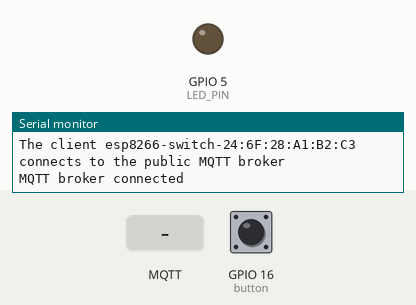
The sketch below on a simulated ESP8266 (NodeMCU). Shown: output pins drawn as LEDs (lit = HIGH), the last lines printed to the serial monitor. The inputs (shaded band) are chosen by the test bench; at power-on: GPIO 16 (button) LOW. WiFi joins after 1.5 s; servers stay silent unless stated; no MQTT or app messages arrive unless stated.

Above: at 3.7 s.
3.8 s: MQTT message "ON" arrives on the first subscribed topic
At 5.6 s:
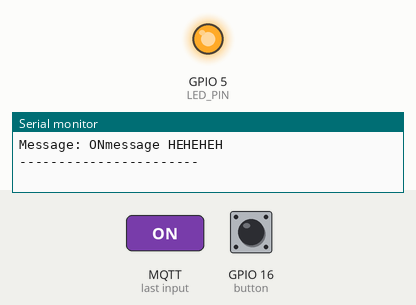
6.0 s: GPIO 16 (button) pulled HIGH for 0.6 s
At 7.1 s:
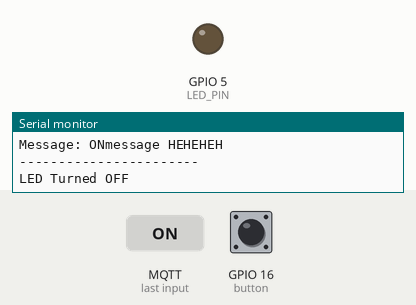
8.1 s: GPIO 16 (button) pulled HIGH for 1 s
At 10.0 s:
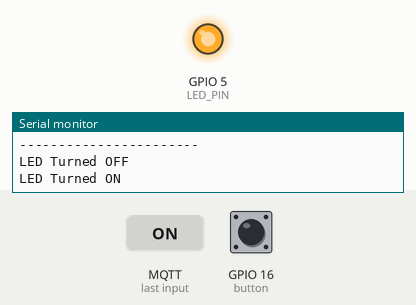
10.6 s: GPIO 16 (button) pulled HIGH for 3.2 s
At 11.7 s:
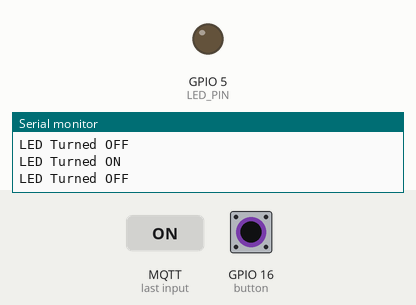
17.3 s: MQTT message "on" arrives on the first subscribed topic
At 18.6 s:
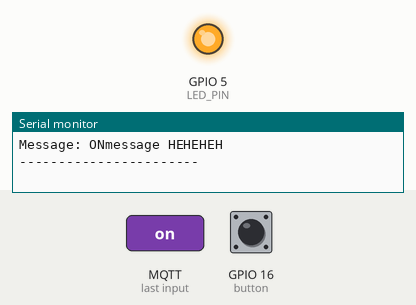
Timing chart, 0 to 20.3 s (numbered marks = the images above; inputs shaded):
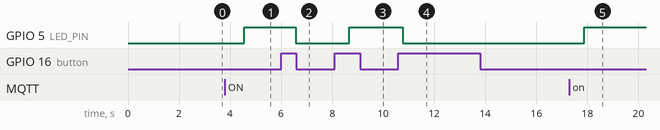

The sketch:

internetLEDcode.ino
```cpp
#include <ESP8266WiFi.h>
#include <PubSubClient.h>
#include <EEPROM.h>
#include <ArduinoJson.h>
// GPIO 5 D1
#define LED_PIN          5
int button = 16;  // push button is connected
int buttonState = LOW;  // current state of the button
int lastButtonState = LOW;  // previous state of the button

// WiFi
const char *ssid = "onap_wifi"; // Enter your WiFi name
const char *password = "87654321";  // Enter WiFi password

// MQTT Broker
String device_id = "esp8266-q2svd53zb9p4";
const char *mqtt_broker = "192.168.12.225";
const char *topic = "device/edge/upstream/wifi";
const char *s_topic = "cloud/device/downstream/wifi/";
const char *sub_topic = "cloud/device/downstream/wifi/esp8266-q2svd53zb9p4";

const char *mqtt_username = "flotta";
const char *mqtt_password = "flotta";
const int mqtt_port = 1883;

const int EEPROM_ADDRESS = 2;  // Address in the EEPROM to store the LED state
// MQTT: topic
const PROGMEM char* WILL_TOPIC = "device/edge/status/availability";
int WILL_QoS= 0;
bool WILL_Retain= true;
const PROGMEM char* WILL_Message= "offline";
String client_id = "esp8266-switch-";

bool ledState = false;

WiFiClient espClient;
PubSubClient client(espClient);

void setup() {
    // Set software serial baud to 115200;
    Serial.begin(115200);
    delay(1000); // Delay for stability

    // Connecting to a WiFi network
    WiFi.begin(ssid, password);
    while (WiFi.status() != WL_CONNECTED) {
        delay(500);
        Serial.println("Connecting to WiFi...");
    }
    Serial.println("Connected to the WiFi network");

    // Setting LED pin as output
    pinMode(LED_PIN, OUTPUT);
    // digitalWrite(LED_PIN, LOW);  // Turn off the LED initially
    pinMode(button, INPUT);

    // Connecting to an MQTT broker
    client.setServer(mqtt_broker, mqtt_port);
    client.setCallback(callback);
    while (!client.connected()) {

        client_id += String(WiFi.macAddress());
        Serial.printf("The client %s connects to the public MQTT broker\n", client_id.c_str());
        if (client.connect(client_id.c_str(), mqtt_username, mqtt_password, WILL_TOPIC, WILL_QoS,WILL_Retain, WILL_Message)) {
            Serial.println("MQTT broker connected");
        } else {
            Serial.print("Failed with state ");
            Serial.print(client.state());
            delay(2000);
        }
    }

    publishData();
}

void callback(char *topic, byte *payload, unsigned int length) {
    Serial.print("Message arrived in topic: ");
    Serial.println(topic);
    Serial.print("Message: ");
    String message;
    for (int i = 0; i < length; i++) {
        message += (char) payload[i];  // Convert *byte to string
    }
    message.toUpperCase();
    Serial.print(message);
    if (message == "ON" ) {
      Serial.print("message HEHEHEH");
      pinMode(LED_PIN, OUTPUT);
      digitalWrite(LED_PIN, HIGH);  // Turn on the LED
      ledState = true;
      publishData();
    }
    if (message == "OFF") {
      pinMode(LED_PIN, OUTPUT);
      digitalWrite(LED_PIN, LOW); // Turn off the LED
      ledState = false;
      publishData();
    }


    publishData();
    Serial.println();
    Serial.println("-----------------------");
}

void loop() {
    buttonEvents();
    client.loop();
    delay(1000); // Delay for a short period in each loop iteration
}

void publishData(){

   String publishState = "";
   if (ledState) {
    publishState= "ON";
   }
   if (!ledState) {
    publishState = "OFF";
   }


    String jsonString = "{\"name\":\"NodeMCU\",\"manufacturer\":\"DCN\",\"model\":\"ESP32\",\"id\":\""+device_id+"\",\"properties\":[{\"id\":\"q2s2e35xx32\",\"mode\":\"ReadWrite\",\"name\":\"LED Switch\",\"state\":\"" + publishState +"\"}]}";

//  char data[200];
//  root.printTo(data, root.measureLength() + 1);
  client.publish(topic, jsonString.c_str(), true);


  client.subscribe(sub_topic);
  yield();
}


void buttonEvents() {
  buttonState = digitalRead(button);  // read the current state of the button

  // Check if button state has changed
  if (buttonState != lastButtonState) {
    if (buttonState == HIGH) {
      digitalWrite(LED_PIN, !digitalRead(LED_PIN));  // Toggle LED state
      if (digitalRead(LED_PIN) == HIGH) {
        Serial.println("LED Turned ON");
        ledState=true;
      } else {
        Serial.println("LED Turned OFF");
        ledState=false;
      }
    }
    publishData();
    delay(50);  // Debounce delay to avoid multiple readings due to button bounce
  }

  lastButtonState = buttonState;  // save the current button state for comparison
}
```

Measured:
- after the input at 3.8 s, GPIO 5 (LED_PIN): LOW → HIGH after 0.76 s
- after the input at 6.0 s, GPIO 5 (LED_PIN): HIGH → LOW after 0.57 s
- after the input at 8.1 s, GPIO 5 (LED_PIN): LOW → HIGH after 0.57 s
- after the input at 10.6 s, GPIO 5 (LED_PIN): HIGH → LOW after 0.17 s
- after the input at 17.3 s, GPIO 5 (LED_PIN): LOW → HIGH after 0.58 s
